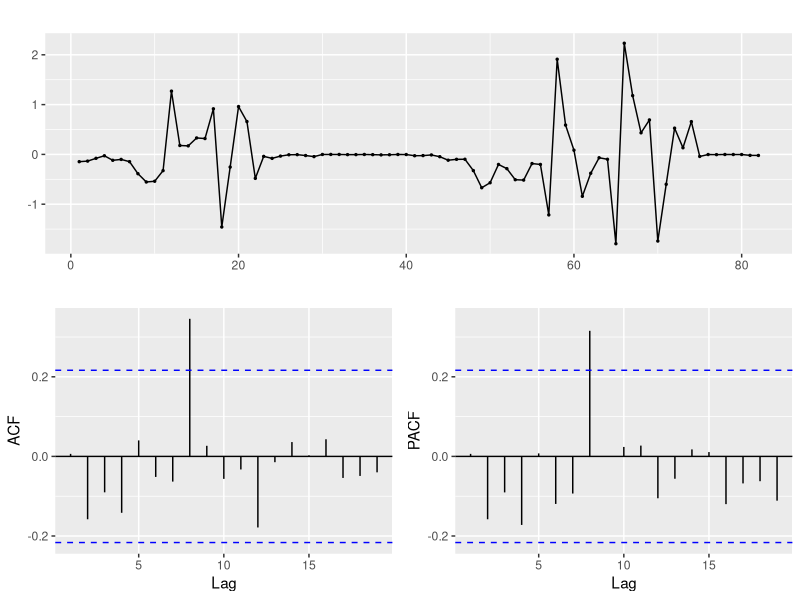
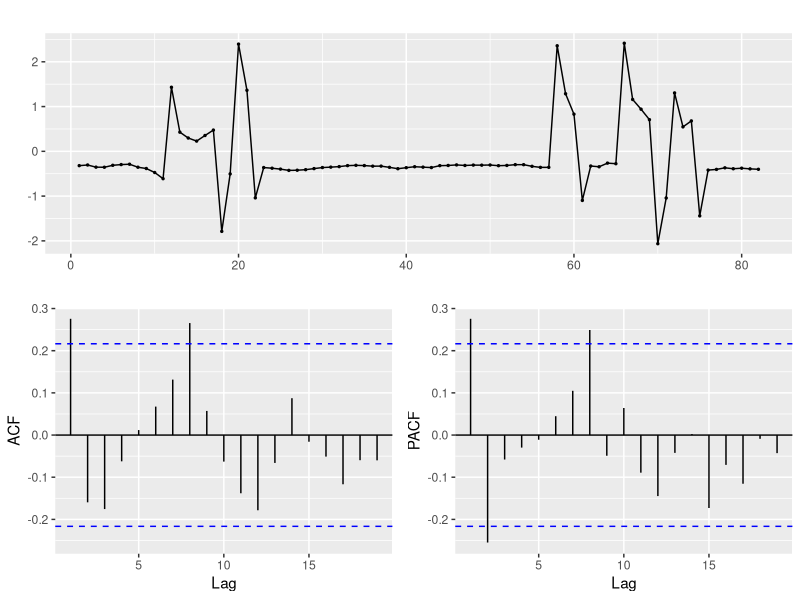
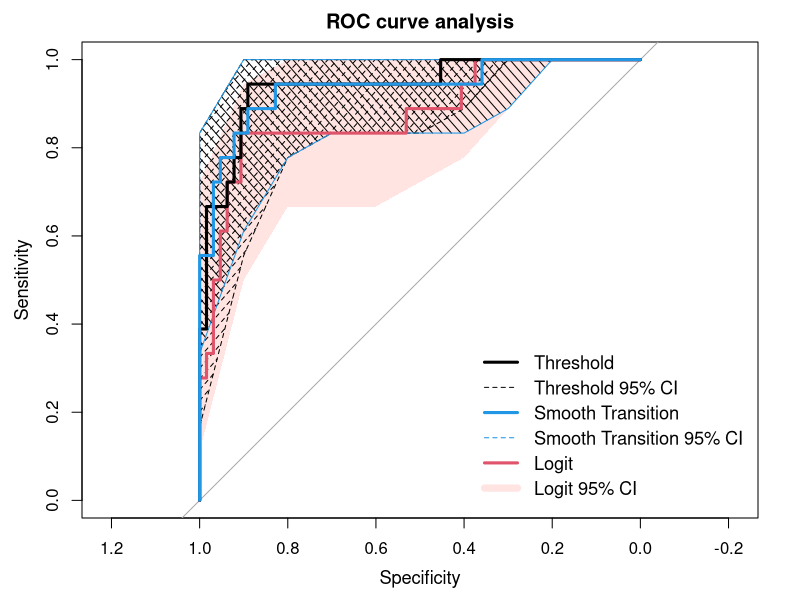
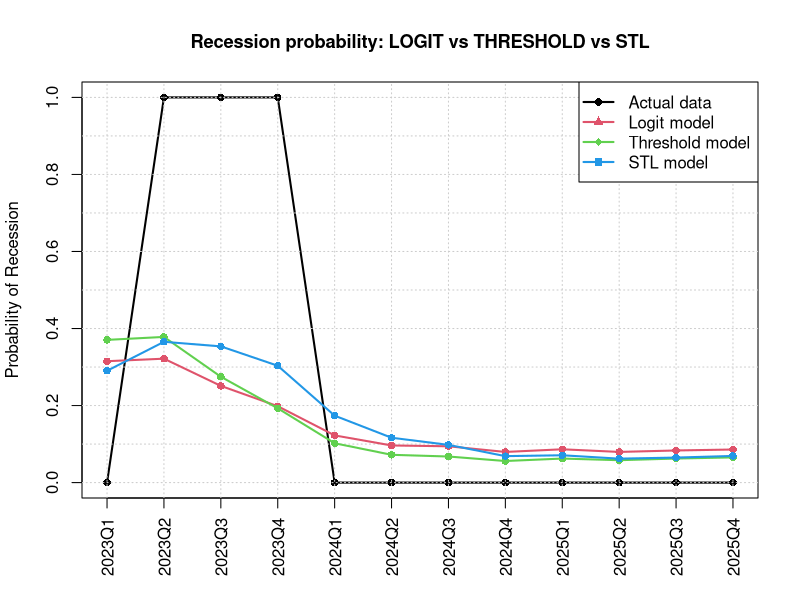

These charts were generated, in order, by the following R code:
################################################################################
# Modelling and Forecasting Recessions with Classical and 
# Regime-Dependent Logistic Models:  Evidence from Latvia
################################################################################
#                   Empirical analysis
################################################################################
#                   R version 4.3.0 
library(readxl)
library(pscl)
library(pROC)
library(caret)
library(forecast)
library(lmtest)
library(tseries)

# Check package versions
#packageVersion("readxl")     # 1.4.3
#packageVersion("pscl")       # 1.5.9
#packageVersion("pROC")       # 1.18.5
#packageVersion("caret")      # 7.0.1
#packageVersion("forecast")   # 8.21
#packageVersion("lmtest")     # 0.9.40
#packageVersion("tseries")    # 0.10.54

################################################################################
# CORRELATION ANALYSIS
################################################################################

setwd("...")
Dati<-read_excel("DataF2026all.xlsx",sheet="1",range='A1:J75',col_names = TRUE) # 
# (Data for the period from 2007 in which all variables are available)
head(Dati)
#
E<-Dati$Export
H<-Dati$HousingCost
C<-Dati$Confidence
I<-Dati$Inflation
R3<-Dati$R3m
Tn<-Dati$Tension
U<-Dati$Unemployment
Cov<-Dati$Cov
R<-Dati$Recesion
#
D<-data.frame(E,H,C,I,R3,Tn,U,Cov,R)
head(D)  
tail(D)

# CORELATION MATRIX
r<-cor(data.frame(R,E,H,C,I,R3,Tn,U,Cov)) # H,C,I,R3 signif.
round(r,4)  # Table 2

################################################################################
#               STATIONARITY ANALYSIS  (for Table 3)
################################################################################

adf.test(I) # p-value = 0.04757 Reject UnitRoot (UR)
kpss.test(I) # p-value = 0.1 Not reject stationarity
adf.test(C) # p-value = 0.0145 Reject UR
kpss.test(C) # p-value = 0.07755 Not reject stationarity

adf.test(U) # p-value = 0.01
kpss.test(U) # p-value = 0.01
adf.test(R3) # p-value = 0.4817
kpss.test(R3) # p-value = 0.01784
adf.test(E) # p-value = 0.01984
kpss.test(E) # p-value = 0.01
adf.test(H) # p-value = 0.01717
kpss.test(H) # p-value = 0.1
adf.test(Tn) # p-value = 0.0451
kpss.test(Tn) # p-value = 0.01
adf.test(Cov) # p-value = 0.08388
kpss.test(Cov) # p-value = 0.04559

################################################################################
#               MODELLING WITH DATA TILL THE END OF 2025
################################################################################
################################################################################

Dati <- read_excel("DataF2026all.xlsx",sheet = "without H",range="A1:AC83",col_names = TRUE)
# Data available for wider period excluding H
head(Dati)
E<-Dati$Export; C<-Dati$Confidence; I<-Dati$Inflation; dR3<-Dati$dR3
R3<-Dati$R3m; Tn<-Dati$Tension; U<-Dati$Unemployment; Cov<-Dati$Cov
GDP<-Dati$RealGDP; R<-Dati$Recesion 
R1<-Dati$R1; E1<-Dati$Export1; C1<-Dati$C1; I1<-Dati$I1
R31<-Dati$R3m1; Tn1<-Dati$T1; U1<-Dati$U1; Cov1<-Dati$Cov1; GDP1<-Dati$GDP1
E2<-Dati$E2; C2<-Dati$C2; I2<-Dati$I2; R32<-Dati$R3m2
Tn2<-Dati$T2; U2<-Dati$U2; Cov2<-Dati$Cov2; GDP2<-Dati$GDP2; R2<-Dati$R2
#
adf.test(GDP) # p-value = 0.02153
kpss.test(GDP) # p-value = 0.01

factors<-data.frame(E,C,I,R3,Tn,U,Cov,GDP,E1,C1,I1,R31,Tn1,U1,Cov1,
                    GDP1,E2,C2,I2,R32,Tn2,U2,Cov2,GDP2)
factors<-scale(factors)
D<-data.frame(factors,R,R1,R2,dR3)
#
################################################################################
# LOGISTIC REGRESSION  - LARGE MODEL
################################################################################
# 
Mod<-glm(R~I+R1+C1+U1+E1+Tn2,     #    all signif.! 
         family=binomial,data=D)
summary(Mod)$coefficients # sign
ggtsdisplay(residuals(Mod))
pR2(Mod) #                              McFaden 0.6545707 
car::vif(Mod) # Multicollinearity!

################################################################################
# LOGIT REGRESSION  - CHOSEN MODEL
################################################################################
#  
Mod<-glm(R~R1+I+C,family=binomial,data=D)  #   (R1,I,C) model estimation
summary(Mod)$coefficients # sign
ggtsdisplay(residuals(Mod))
pR2(Mod) #                              McFaden 0.4247203 
car::vif(Mod) # NO Multicollinearity!
AIC(Mod) # 57.65327

# AUC
p1 <- predict(Mod, type = "response")
rocLogit<-roc(R, p1)
auc(rocLogit) # AUC Area under the curve: 0.8776

################################################################################
# THRESHOLD REGRESSION  - CHOSEN MODEL
################################################################################

C<-scale(C); C1<-scale(C1); I<-scale(I)
Y <- R
X <- as.matrix(cbind(R1,I,C)) 
X1<-R1
X2<-I 
X3<-C
Z<-C1 # threshold variable
#
thresholds <- quantile(C1,probs = seq(0.1, 0.9, 0.01),na.rm = TRUE)

# Log-likelihood function:
loglik_fun <- function(gamma) {
  X_temp <- X
  X_temp$regime <- ifelse(C1 <= gamma, 0, 1)
  model <- glm(Y ~ (1+X1+X2+X3) * regime, 
               data = X_temp,
               family = binomial)
  as.numeric(logLik(model))
}

# Threshold optimization:
ll_values <- suppressWarnings(sapply(thresholds, loglik_fun))
best_gamma <- thresholds[which.max(ll_values)]
cat(best_gamma,"- best threshold")

# Final model:
X$regime <- ifelse(C1 <= best_gamma, 0, 1)
final_model <- glm(Y ~ (1+X1+X2+X3) * regime,
                   data = X,
                   family = binomial)
summary(final_model)   # Table 4

#####                          Numbers of 0 and 1 in regimes    ####
threshold_counts <- data.frame(Regime = c(0, 1),
              Observations = c(sum(X$regime == 0),sum(X$regime == 1) ),
Recessions = c( sum(X$regime == 0 & Y == 1),sum(X$regime == 1 & Y == 1) ))
threshold_counts
cbind(X$regime,Y) # check
####################################################################

X$pred_prob <- predict(final_model,type = "response")
X$pred_class <- ifelse(X$pred_prob > 0.5, 1, 0)
table(True = Y, Predicted = X$pred_class)

rocThresh <- roc(Y, X$pred_prob)
auc(rocThresh) # AUC Area under the curve: 0.941

LL_model <- as.numeric(logLik(final_model))
null_model <- glm(Y ~ 1, family = binomial)
LL_null <- as.numeric(logLik(null_model))
pseudo_R2 <- 1 - (LL_model / LL_null)
pseudo_R2 # 0.5626605

################################################################################
# STL  - CHOSEN MODEL
################################################################################

R  <- Dati$Recesion
R1 <- Dati$R1
I1 <- Dati$Inflation
C1 <- Dati$C1
C <- Dati$Confidence

################################## 
# STANDARDIZATION
################################## 

X <- scale(data.frame(I1, C1,C))
X <- data.frame(X, R = R, R1=R1)

################################## 
# TRANSITION FUNCTION
################################## 

G_fun <- function(gamma, c0, C1){
  1 / (1 + exp(-gamma * (C1 - c0)))
}

################################### 
# LOG-LIKELIHOOD FUNCTION
################################### 

loglik_STR <- function(par){
  
  b0 <- par[1]
  b1 <- par[2]
  b2 <- par[3]
  b3 <- par[4]
  
  d0 <- par[5]
  d1 <- par[6]
  d2 <- par[7]
  d3 <- par[8]
  
  gamma <- par[9]
  c0    <- par[10]
  
  G <- G_fun(gamma, c0, X$C1)
  
  eta <- (b0 + d0*G) + (b1 + d1*G)*X$R1 + (b2 + d2*G)*X$I1 +(b3 + d3*G)*X$C
  
  p <- 1/(1 + exp(-eta))
  p <- pmin(pmax(p, 1e-6), 1 - 1e-6)
  
  -sum(X$R * log(p) + (1 - X$R) * log(1 - p))
}

# STARTING VALUES
start_par <- c(
  0, 0, 0, 0,   # b0 b1 b2 b3
  0, 0, 0, 0,   # d0 d1 d2 d3
  10,           # gamma
  0.3           # c
)

# ESTIMATION:
fit <- optim(par = start_par,fn = loglik_STR,method = "BFGS",
  hessian = TRUE,control = list(maxit = 5000))

# Convergence diagnostics:
fit$convergence
fit$message
fit$value

start1 <- c(0,0,0,0, 0,0,0,0, 10, 0.3)
start2 <- c(0,0,0,0, 0,0,0,0, 1, 0.2)
start3 <- c(0,0,0,0, 0,0,0,0, 20, 0.4)
start4 <- c(0,0,0,0, 0,0,0,0, 11, 0.4)
start5 <- c(0,0,0,0, 0,0,0,0, 11, 0.3)
fit1 <- optim(par=start1, fn=loglik_STR, method="BFGS",
              hessian=TRUE, control=list(maxit=5000))
fit1$convergence
fit2 <- optim(par=start2, fn=loglik_STR, method="BFGS",
              hessian=TRUE, control=list(maxit=5000))
fit2$convergence
fit3 <- optim(par=start3, fn=loglik_STR, method="BFGS",
              hessian=TRUE, control=list(maxit=5000))
fit3$convergence
fit4 <- optim(par=start4, fn=loglik_STR, method="BFGS",
              hessian=TRUE, control=list(maxit=5000))
fit4$convergence
fit5 <- optim(par=start5, fn=loglik_STR, method="BFGS",
              hessian=TRUE, control=list(maxit=5000))
fit5$convergence
fit1$value
fit2$value
fit3$value
fit4$value
fit5$value
#################################### end convergence diagnostics ###############

# PARAMETERS:
b0 <- fit$par[1]; b1 <- fit$par[2]; b2 <- fit$par[3]; b3 <- fit$par[4]
d0 <- fit$par[5]; d1 <- fit$par[6]; d2 <- fit$par[7]; d3 <- fit$par[8]
gamma_hat <- fit$par[9]
c_hat     <- fit$par[10]

# STANDARD ERRORS:
vcov_mat <- solve(fit$hessian)
se <- sqrt(diag(vcov_mat))

results <- data.frame(
  Parameter = c("b0","b1","b2","b3",
                "d0","d1","d2","d3",
                "gamma","c"),
  Estimate = fit$par,
  StdError = se,
  z = fit$par / se,
  p = 2*(1 - pnorm(abs(fit$par / se)))
)

print(results) # Table 5

# PREDICTIONS:
G <- G_fun(gamma_hat, c_hat, X$C1)

#####                          Numbers of 0 and 1 in regimes    ####
STL_regime <- ifelse(G <= 0.5, 0, 1)
STL_counts <- data.frame(Regime = c(0, 1),Observations = c(
    sum(STL_regime == 0),sum(STL_regime == 1)  ),
Recessions = c(sum(STL_regime == 0 & X$R == 1),sum(STL_regime == 1 & X$R == 1)))
STL_counts
cbind(STL_regime,Y) # check
#####

eta <- (b0 + d0*G) +(b1 + d1*G)*X$R1 +(b2 + d2*G)*X$I1 +(b3 + d3*G)*X$C
prob <- 1/(1 + exp(-eta))
pred <- ifelse(prob > 0.5, 1, 0)
table(Actual = X$R, Predicted = pred)


################# 
roc_objSTL <- roc(X$R, prob)
auc(roc_objSTL) # Area under the curve: 0.9366

# PSEUDO R2 (McFadden):
loglik_null <- function(par0){
  b0 <- par0[1]
  eta <- b0
  p <- 1/(1 + exp(-eta))
  p <- pmin(pmax(p, 1e-6), 1 - 1e-6)
  -sum(X$R * log(p) + (1 - X$R) * log(1 - p))
}

null_fit <- optim(par = c(0),
                  fn = loglik_null,
                  method = "BFGS")

LL_null <- -null_fit$value
LL_full <- -fit$value

pseudo_R2 <- 1 - (LL_full / LL_null)
cat("McFadden pseudo R2:", pseudo_R2) # McFadden pseudo R2: 0.5781658

# AIC:
k <- length(fit$par)     # number of parameters
AIC_value <- 2*k + 2*fit$value
cat("AIC =", AIC_value) # AIC # AIC = 56.40916



#########################    Figure 1.      ####################################



ciLogit <- ci.se(rocLogit, boot.n = 2000)
ciThresh <- ci.se(rocThresh, boot.n = 2000)
ciSTL <- ci.se(roc_objSTL, boot.n = 2000)

plot(rocLogit, col = 2, lwd = 3,main = c("ROC curve analysis"),
     xlab = "Specificity",   ylab = "Sensitivity", cex.lab=1.1,cex.axes=1.1)

# Logit confidence band
x1 <- as.numeric(rownames(ciLogit))
polygon(c(x1, rev(x1)),c(ciLogit[, 1], rev(ciLogit[, 3])),
        col = "mistyrose",border = NA)

# Threshold confidence band
x2 <- as.numeric(rownames(ciThresh))
polygon(c(x2, rev(x2)),c(ciThresh[, 1], rev(ciThresh[, 3])),density = 15,
        angle = 45,col = 1,border = 1,lty=2)

# Smooth Transition confidence band
x3 <- as.numeric(rownames(ciSTL))
polygon(c(x3, rev(x3)),
        c(ciSTL[, 1], rev(ciSTL[, 3])),
        density = 15, angle = -45, col = NA, border = 4)

# ROC curves
plot(rocLogit, add = TRUE, col = 2, lwd = 3)
plot(rocThresh, add = TRUE, col = 1, lwd = 3)
plot(roc_objSTL,  add = TRUE, col = 4, lwd = 3)

legend("bottomright",
       legend = c("Threshold","Threshold 95% CI",
                  "Smooth Transition","Smooth Transition 95% CI",
                  "Logit","Logit 95% CI"),
       col = c(1, 1, 4, 4, 2, "mistyrose"),
       lty = c(1, 2, 1, 2, 1, 1),
       lwd = c(3, 1, 3, 1, 3, 7),cex=1.1,
       bty = "n",inset = c(0.01, 0.01))


################################################################################
###
###               FORECAST COMPARISON OF THE THREE MODELS                   ####
###
################################################################################

# Training period for model
train.period <- 2:70
center <- apply(factors[train.period, ],2,mean,na.rm=TRUE)
scalev <- apply(factors[train.period, ],2,sd, na.rm=TRUE)
factors.sc <- scale(factors,center=center,scale=scalev)
D <- data.frame(factors.sc, R=Dati$Recesion,R1=Dati$R1,R2=Dati$R2,dR3=Dati$dR3)

################################################################################
# LOGIT MODEL
################################################################################

# In training sample
Mod <- glm(R ~ R1 + I + C,family = binomial,data = D[2:70,])

# FORECAST FUNCTION:
forecast_logit <- function(start.period, end.period){
  n <- end.period-start.period+1
  I.f <- D$I[start.period:end.period]
  C.f <- D$C[start.period:end.period]
  R1.f <- D$R[start.period-1]  # last known recession value
  P <- numeric(n)
  for(i in 1:n){newdata <- data.frame(R1=R1.f,I=I.f[i],C=C.f[i])
        P[i] <- predict(Mod,newdata=newdata,type="response")
        R1.f <- ifelse(P[i]>=0.5,1,0) # recursive forecast
  }
  return(P)}

# LAST 12 PERIODS  (LOGISTIC REGRESSION FORECAST OF RECESSION)
test12 <- 71:82
P12 <- forecast_logit(71,82)

Result12 <- data.frame(Period=test12,Actual=D$R[test12],Probability=P12,
             Forecast=ifelse(P12>=0.5,1,0))
Result12

#LOGISTIC MODEL CONFUSION MATRIX
LogModCF<-table(Actual=Result12$Actual,Forecast=Result12$Forecast) 
mean(Result12$Actual == Result12$Forecast)
LogModCF

roc_LogiT <- roc(Result12$Actual,Result12$Probability)
auc(roc_LogiT)
#errors <- Result12$Actual - Result12$Forecast
#acf(errors)
set.seed(123)
ci.auc(roc_LogiT, method = "bootstrap", boot.n = 5000) # confidence interval

################################################################################
# THRESHOLD LOGISTIC REGRESSION FORECAST
################################################################################

train <- 2:70
test  <- 71:82

Y_train <- D$R[train]

X_train <- data.frame(R1 = D$R1[train],I  = D$I[train],
  C  = D$C[train],  C1 = D$C1[train])

# THRESHOLD SEARCH:

thresholds <- quantile( X_train$C1,probs = seq(0.5,0.8,0.05),na.rm=TRUE)

loglik_fun <- function(gamma){X_temp <- X_train
    X_temp$regime <- ifelse(
    X_temp$C1 <= gamma,0,1  )
  
  model <- glm(Y_train ~ (R1 + I + C)*regime,
    data=X_temp,family=binomial  )
    as.numeric(logLik(model))
}

ll_values <- suppressWarnings(sapply(thresholds,loglik_fun))
 
best_gamma <- thresholds[which.max(ll_values)]


# FINAL THRESHOLD MODEL (TRAINING ONLY):

X_train$regime <- ifelse(X_train$C1 <= best_gamma,  0,  1)

threshold_model <- glm(Y_train ~ (R1 + I + C)*regime,data=X_train,
                       family=binomial)

summary(threshold_model)

# RECURSIVE FORECAST FUNCTION:

forecast_threshold <- function(start.period,end.period){
      n <- end.period-start.period+1
      I.f  <- D$I[start.period:end.period]
  C.f  <- D$C[start.period:end.period]
  C1.f <- D$C1[start.period:end.period]
      R1.f <- D$R[start.period-1]
  
  P <- numeric(n)
  
    for(i in 1:n){
    regime <- ifelse(C1.f[i] <= best_gamma, 0,1 )
    newdata <- data.frame(R1=R1.f,I=I.f[i],C=C.f[i],regime=regime   )
    P[i] <- predict(threshold_model,newdata=newdata,type="response"    )
    
    # recursive update
    R1.f <- ifelse(P[i]>=0.5, 1,0)
  }
  
  return(P)
}

# 12 PERIOD FORECAST: 

P_threshold12 <- forecast_threshold(  71,  82)

Threshold_Result12 <- data.frame( Period=test, Actual=D$R[test],
    Probability=P_threshold12, 
    Forecast=ifelse(
    P_threshold12>=0.5,1,0  )   )

#THRESHOLD MODEL CONFUSION MATRIX
 table(Actual=Threshold_Result12$Actual,Forecast=Threshold_Result12$Forecast) 
 mean(Threshold_Result12$Actual == Threshold_Result12$Forecast)

roc_threshold <- roc(Threshold_Result12$Actual,
  Threshold_Result12$Probability)
auc(roc_threshold)

set.seed(123)
ci.auc(roc_threshold, method = "bootstrap", boot.n = 5000) # confidence interval

#
# SMOOTH TRANSITION LOGISTIC MODEL:

# Using already prepared D object from LOGIT part

train <- 2:70
test  <- 71:82

X_train <- data.frame(
    R  = D$R[train],
    R1 = D$R1[train],
    I1 = D$I1[train],
    C1 = D$C1[train],
    C  = D$C[train]
)


# STANDARDIZATION IS ALREADY DONE IN D

# TRANSITION FUNCTION
G_fun <- function(gamma,c0,z){
    1/(1+exp(-gamma*(z-c0)))
  
}

# STL LOG-LIKELIHOOD:

loglik_STR <- function(par){
  
  b0 <- par[1]
  b1 <- par[2]
  b2 <- par[3]
  b3 <- par[4]
  
  d0 <- par[5]
  d1 <- par[6]
  d2 <- par[7]
  d3 <- par[8]
  
  gamma <- par[9]
  
  c0 <- par[10]
  
  G <- G_fun(gamma, c0, X_train$C1)
  
  eta <-
    
    (b0+d0*G)+
    (b1+d1*G)*X_train$R1+
    (b2+d2*G)*X_train$I1+
    (b3+d3*G)*X_train$C
  
  p <- 1/(1+exp(-eta))
  
  p <- pmin(pmax(p,1e-6),1-1e-6)
  
  
  -sum(X_train$R*log(p)+  (1-X_train$R)*log(1-p)  )
  
}

# ESTIMATION
################################################################################

start_par <- c(
    0,0,0,0,
    0,0,0,0,
    10,
    0 )

fit_STL <- optim(par=start_par,fn=loglik_STR,method="BFGS",hessian=TRUE,
    control=list(maxit=5000))

# PARAMETERS

par_STL <- fit_STL$par

names(par_STL) <- c(
  "b0","b1","b2","b3",
  "d0","d1","d2","d3",
  "gamma","c")

print(par_STL)

# TRAINING PERFORMANCE

predict_STL <- function(par,newdata,R1_value){
  
  b0 <- par[1]
  b1 <- par[2]
  b2 <- par[3]
  b3 <- par[4]
  
  d0 <- par[5]
  d1 <- par[6]
  d2 <- par[7]
  d3 <- par[8]
  
  gamma <- par[9]
  c0 <- par[10]
  
  G <- G_fun(gamma,c0,newdata$C1)
  
    eta <-
    (b0+d0*G)+
    (b1+d1*G)*R1_value+
    (b2+d2*G)*newdata$I1+
    (b3+d3*G)*newdata$C
  
  
  1/(1+exp(-eta))
  
}

# RECURSIVE 12 PERIOD FORECAST
################################################################################

forecast_STL <- function(start.period,end.period){
      n <- end.period-start.period+1
    I1.f <- D$I1[start.period:end.period]
    C1.f <- D$C1[start.period:end.period]
    C.f  <- D$C[start.period:end.period]
    R1.f <- D$R[start.period-1]
    P <- numeric(n)
  
    for(i in 1:n){
        newdata <- data.frame(I1=I1.f[i],C1=C1.f[i],C=C.f[i])
        P[i] <- predict_STL(par_STL,newdata,R1.f)
    R1.f <- ifelse(P[i]>=0.5,1,0)
      }
    return(P)
  }

# STL FORECAST 12 PERIODS
#
P_STL12 <- forecast_STL(71,82)

STL_Result12 <- data.frame(Period=test,Actual=D$R[test],Probability=P_STL12,
  Forecast=ifelse(P_STL12>=0.5,1,0))
STL_Result12

# MODEL QUALITY

# STL CONFUSION MATRIX:
table(Actual=STL_Result12$Actual,  Forecast=STL_Result12$Forecast)
mean( STL_Result12$Actual==STL_Result12$Forecast)

roc_STL12 <- roc(  STL_Result12$Actual, STL_Result12$Probability)

auc(roc_STL12) # AUC
set.seed(123)
ci.auc(roc_STL12, method = "bootstrap", boot.n = 5000) # confidence interval

################################################################################
# MODEL CONFUSION MATRICES (OTHER CUTOFF=0.27) 
################################################################################

# LOGISTIC MODEL CONFUSION MATRIX (OTHER CUTOFF=0.27)
Result12_027 <- data.frame(Period=test12,Actual=D$R[test12],Probability=P12,
                           Forecast=ifelse(P12>=0.27,1,0))
Result12_027
LogModCF_027<-table(Actual=Result12_027$Actual,Forecast=Result12_027$Forecast) 
LogModCF_027

#THRESHOLD MODEL CONFUSION MATRIX (WITH CUTOFF=0.27)
Threshold_Result12_027 <- data.frame( Period=test, Actual=D$R[test],
                                      Probability=P_threshold12, 
                                      Forecast=ifelse(
                                        P_threshold12>=0.27,1,0  )   )
Threshold_Result12_027
ThresholdCF_027<-table(Actual=Threshold_Result12_027$Actual,Forecast=Threshold_Result12_027$Forecast) 
ThresholdCF_027

# STL CONFUSION MATRIX WITH CUTOFF=0.27
STL_Result12_027 <- data.frame(Period=test,Actual=D$R[test],Probability=P_STL12,
                           Forecast=ifelse(P_STL12>=0.27,1,0))
STL_Result12_027
STL_CF_027<-table(Actual=STL_Result12_027$Actual,  Forecast=STL_Result12_027$Forecast)
STL_CF_027


# CONFUSION MATRIX WITH CUTOFF=0.27 (ALL TOGETHER)
LogModCF_027
ThresholdCF_027
STL_CF_027

Metrics <- function(cm) {
  TN <- cm[1, 1]
  FP <- cm[1, 2]
  FN <- cm[2, 1]
  TP <- cm[2, 2]
  sensitivity <- TP / (TP + FN)
  specificity <- TN / (TN + FP)
  accuracy <- (TP + TN) / sum(cm)
  c(Sensitivity = sensitivity,Specificity = specificity,Accuracy = accuracy)}
REsults <- rbind(Logit = Metrics(LogModCF_027),Threshold = Metrics(ThresholdCF_027),
STL = Metrics(STL_CF_027))
REsults <- round(REsults * 100, 1)
REsults # Table 9

# Combine the three confusion matrices
CF_table <- data.frame(  "Actual vs Forecast" = c(    "Actual 0, Forecast 0",
    "Actual 0, Forecast 1",    "Actual 1, Forecast 0","Actual 1, Forecast 1"  ),
Logit = c(LogModCF_027[1,1],LogModCF_027[1,2],LogModCF_027[2,1],LogModCF_027[2,2]),
Threshold = c(ThresholdCF_027[1,1],ThresholdCF_027[1,2],ThresholdCF_027[2,1],
    ThresholdCF_027[2,2]),
STL = c(STL_CF_027[1,1],STL_CF_027[1,2],STL_CF_027[2,1],STL_CF_027[2,2] ))
print(CF_table, row.names = FALSE) # Table 8


#########################    Figure 2.      ####################################

#  COMMON GRAPH OF PROBABILITIES:


Comparison_all <- data.frame(Period=test,Actual=D$R[test],Logit=P12,
  Threshold=P_threshold12,STL=P_STL12)
Comparison_all

plot(Comparison_all$Period,  Comparison_all$Actual,  type="o",  pch=16,
  lwd=2,  ylim=c(0,1),  xlab=" ",  ylab="Probability of Recession",
    main="Recession probability: LOGIT vs THRESHOLD vs STL",cex.main=1.1, xaxt="n")
axis(1, at=Comparison_all$Period,
     labels=c("2023Q1","2023Q2","2023Q3","2023Q4",
              "2024Q1","2024Q2","2024Q3","2024Q4",
              "2025Q1","2025Q2","2025Q3","2025Q4"),
     las=2)
quarter_pos <- Comparison_all$Period
abline(v=quarter_pos, lty=3, col="gray80")
abline(h=c(0,0.1,0.2,0.3,0.4,0.5,0.6,0.7,0.8,0.9,1), lty=3, col="gray80")

lines(  Comparison_all$Period,  Comparison_all$Logit,  type="o",
  pch=16,col=2,  lwd=2,  lty=1)

lines(  Comparison_all$Period,  Comparison_all$Threshold,
  type="o",  pch=16,col=3,  lwd=2,  lty=1)

lines(  Comparison_all$Period,  Comparison_all$STL,  type="o",
  pch=16,col=4,  lwd=2,  lty=1)

legend( "topright",  legend=c("Actual data","Logit model","Threshold model","STL model"),
          pch=c(16,17,18,15),lty=1,col=c(1,2,3,4),lwd=2)

#  TABLE OF FORECAST PROBABILITIES:
#
Final_Probabilities <- data.frame(Period = 71:82,Actual_Recession = D$R[71:82],
    Logit_Probability = round(P12,4),Threshold_Probability = round(P_threshold12,4),
    STL_Probability = round(P_STL12,4))

print(Final_Probabilities)

################################################################################
#                     FORECAST ERROR COMPARISON
################################################################################

actual <- Final_Probabilities$Actual_Recession
error_logit <- (actual - Final_Probabilities$Logit_Probability)^2
error_threshold <- (actual - Final_Probabilities$Threshold_Probability)^2
error_STL <- (actual - Final_Probabilities$STL_Probability)^2

# Mean Brier Score
Brier_table <- data.frame(Model=c("Logit","Threshold","STL"),
  Brier=c(mean(error_logit),mean(error_threshold),mean(error_STL)))

Brier_table # The smaller, the better   For Table 7

# MAE
MAE_table <- data.frame(Model=c("Logit","Threshold","STL"),
  MAE=c(mean(abs(actual-Final_Probabilities$Logit_Probability)),
        mean(abs(actual-Final_Probabilities$Threshold_Probability)),
        mean(abs(actual-Final_Probabilities$STL_Probability))   ))
MAE_table  # For Table 7
